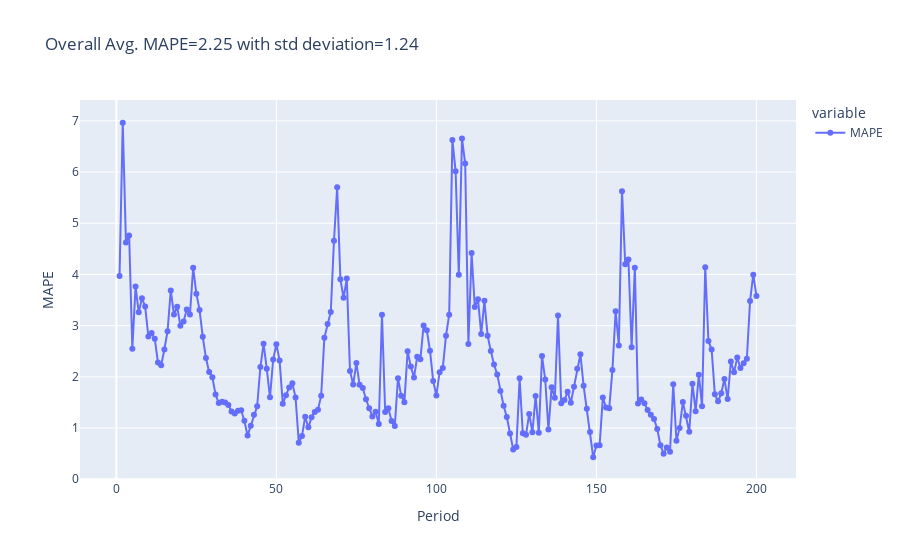

This figure's notebook cell:
### Code cell
def error_fig(mapes, mypath):
    mape_results = pd.DataFrame()
    mape_results['MAPE'] = mapes
    mape_results.index = mape_results.index + 1
    
    mean = np.round(float(np.mean(mape_results)), 2) 
    std = np.round(float(np.std(mape_results)), 2)

    fig = px.line(
        mape_results, 
        labels={"value": 'MAPE', "index": 'Period'}, 
        title=f"Overall Avg. MAPE={mean} with std deviation={std}", 
        markers=True
    )
    fig.write_image(f"{mypath}/Overall_Mean.png", width=1186, height=360, scale=2)
    fig.show()
    return mean, std, mape_results

mean, std, mape_results = error_fig(MAPE, initial_path)
mean, std

### Figure 1 — Plotly figure (JSON) as saved in the notebook; plotly's stock layout.template omitted (floating-point values rounded to 4 significant figures; data arrays with more than 128 entries replaced by an {"elided": "..."} marker saying what was removed)
{"data": [{"hovertemplate": "variable=MAPE<br>Period=%{x}<br>MAPE=%{y}<extra></extra>", "legendgroup": "MAPE", "line": {"color": "#636efa", "dash": "solid"}, "marker": {"symbol": "circle"}, "mode": "lines+markers", "name": "MAPE", "orientation": "v", "showlegend": true, "type": "scatter", "x": {"elided": "200 int values"}, "xaxis": "x", "y": {"elided": "200 float values"}, "yaxis": "y"}], "layout": {"legend": {"title": {"text": "variable"}, "tracegroupgap": 0}, "title": {"text": "Overall Avg. MAPE=2.25 with std deviation=1.24"}, "xaxis": {"anchor": "y", "domain": [0, 1], "title": {"text": "Period"}}, "yaxis": {"anchor": "x", "domain": [0, 1], "title": {"text": "MAPE"}}}}
